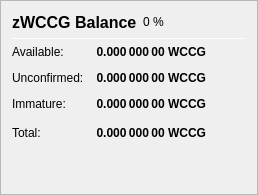
                   <widget class="QFrame" name="frame_ZerocoinBalances">
                    <property name="frameShape">
                     <enum>QFrame::StyledPanel</enum>
                    </property>
                    <property name="frameShadow">
                     <enum>QFrame::Raised</enum>
                    </property>
                    <layout class="QVBoxLayout" name="verticalLayout_7">
                     <item>
                      <layout class="QHBoxLayout" name="horizontalLayout_8" stretch="0,0,0">
                       <item>
                        <widget class="QLabel" name="label_5z_3">
                         <property name="minimumSize">
                          <size>
                           <width>0</width>
                           <height>20</height>
                          </size>
                         </property>
                         <property name="font">
                          <font>
                           <pointsize>12</pointsize>
                           <weight>75</weight>
                           <bold>true</bold>
                          </font>
                         </property>
                         <property name="text">
                          <string>zWCCG Balance</string>
                         </property>
                        </widget>
                       </item>
                       <item>
                        <widget class="QLabel" name="labelzWCCGPercent">
                         <property name="text">
                          <string notr="true">0 %</string>
                         </property>
                        </widget>
                       </item>
                       <item>
                        <spacer name="horizontalSpacer_11">
                         <property name="orientation">
                          <enum>Qt::Horizontal</enum>
                         </property>
                         <property name="sizeHint" stdset="0">
                          <size>
                           <width>40</width>
                           <height>20</height>
                          </size>
                         </property>
                        </spacer>
                       </item>
                      </layout>
                     </item>
                     <item>
                      <widget class="Line" name="line_ZerocoinBalance">
                       <property name="minimumSize">
                        <size>
                         <width>0</width>
                         <height>1</height>
                        </size>
                       </property>
                       <property name="maximumSize">
                        <size>
                         <width>16777215</width>
                         <height>1</height>
                        </size>
                       </property>
                       <property name="orientation">
                        <enum>Qt::Horizontal</enum>
                       </property>
                      </widget>
                     </item>
                     <item>
                      <layout class="QGridLayout" name="gridLayout_5">
                       <property name="spacing">
                        <number>12</number>
                       </property>
                       <item row="1" column="0">
                        <widget class="QLabel" name="labelzBalanceMatureText">
                         <property name="toolTip">
                          <string>Mature: more than 20 confirmation and more than 1 mint of the same denomination after it was minted.
These zWCCG are spendable.</string>
                         </property>
                         <property name="text">
                          <string>Available:</string>
                         </property>
                        </widget>
                       </item>
                       <item row="1" column="1">
                        <widget class="QLabel" name="labelzBalanceMature">
                         <property name="font">
                          <font>
                           <weight>75</weight>
                           <bold>true</bold>
                          </font>
                         </property>
                         <property name="toolTip">
                          <string>Mature: more than 20 confirmation and more than 1 mint of the same denomination after it was minted.
These zWCCG are spendable.</string>
                         </property>
                         <property name="text">
                          <string notr="true">0.000 000 00 WCCG</string>
                         </property>
                         <property name="alignment">
                          <set>Qt::AlignRight|Qt::AlignTrailing|Qt::AlignVCenter</set>
                         </property>
                        </widget>
                       </item>
                       <item row="2" column="0">
                        <widget class="QLabel" name="labelzBalanceUnconfirmedText">
                         <property name="toolTip">
                          <string>Unconfirmed: less than 20 confirmations
Immature: confirmed, but less than 1 mint of the same denomination after it was minted</string>
                         </property>
                         <property name="text">
                          <string>Unconfirmed:</string>
                         </property>
                        </widget>
                       </item>
                       <item row="2" column="1">
                        <widget class="QLabel" name="labelzBalanceUnconfirmed">
                         <property name="font">
                          <font>
                           <weight>75</weight>
                           <bold>true</bold>
                          </font>
                         </property>
                         <property name="toolTip">
                          <string>Unconfirmed: less than 20 confirmations
Immature: confirmed, but less than 1 mint of the same denomination after it was minted</string>
                         </property>
                         <property name="text">
                          <string notr="true">0.000 000 00 WCCG</string>
                         </property>
                         <property name="alignment">
                          <set>Qt::AlignRight|Qt::AlignTrailing|Qt::AlignVCenter</set>
                         </property>
                        </widget>
                       </item>
                       <item row="3" column="0">
                        <widget class="QLabel" name="labelzBalanceImmatureText">
                         <property name="toolTip">
                          <string>Unconfirmed: less than 20 confirmations
Immature: confirmed, but less than 1 mint of the same denomination after it was minted</string>
                         </property>
                         <property name="text">
                          <string>Immature:</string>
                         </property>
                        </widget>
                       </item>
                       <item row="3" column="1">
                        <widget class="QLabel" name="labelzBalanceImmature">
                         <property name="font">
                          <font>
                           <weight>75</weight>
                           <bold>true</bold>
                          </font>
                         </property>
                         <property name="toolTip">
                          <string>Unconfirmed: less than 20 confirmations
Immature: confirmed, but less than 1 mint of the same denomination after it was minted</string>
                         </property>
                         <property name="text">
                          <string notr="true">0.000 000 00 WCCG</string>
                         </property>
                         <property name="alignment">
                          <set>Qt::AlignRight|Qt::AlignTrailing|Qt::AlignVCenter</set>
                         </property>
                        </widget>
                       </item>
                       <item row="4" column="0">
                        <widget class="QLabel" name="labelzBalanceText">
                         <property name="toolTip">
                          <string>Your current zWCCG balance, unconfirmed and immature zWCCG included.</string>
                         </property>
                         <property name="text">
                          <string>Total:</string>
                         </property>
                        </widget>
                       </item>
                       <item row="4" column="1">
                        <widget class="QLabel" name="labelzBalance">
                         <property name="font">
                          <font>
                           <weight>75</weight>
                           <bold>true</bold>
                          </font>
                         </property>
                         <property name="cursor">
                          <cursorShape>IBeamCursor</cursorShape>
                         </property>
                         <property name="toolTip">
                          <string>Your current zWCCG balance, unconfirmed and immature zWCCG included.</string>
                         </property>
                         <property name="text">
                          <string notr="true">0.000 000 00 WCCG</string>
                         </property>
                         <property name="alignment">
                          <set>Qt::AlignRight|Qt::AlignTrailing|Qt::AlignVCenter</set>
                         </property>
                         <property name="textInteractionFlags">
                          <set>Qt::LinksAccessibleByMouse|Qt::TextSelectableByKeyboard|Qt::TextSelectableByMouse</set>
                         </property>
                        </widget>
                       </item>
                       <item row="4" column="2">
                        <spacer name="horizontalSpacer_4">
                         <property name="orientation">
                          <enum>Qt::Horizontal</enum>
                         </property>
                         <property name="sizeHint" stdset="0">
                          <size>
                           <width>40</width>
                           <height>20</height>
                          </size>
                         </property>
                        </spacer>
                       </item>
                      </layout>
                     </item>
                     <item>
                      <spacer name="verticalSpacer_4">
                       <property name="orientation">
                        <enum>Qt::Vertical</enum>
                       </property>
                       <property name="sizeHint" stdset="0">
                        <size>
                         <width>20</width>
                         <height>40</height>
                        </size>
                       </property>
                      </spacer>
                     </item>
                    </layout>
                   </widget>
